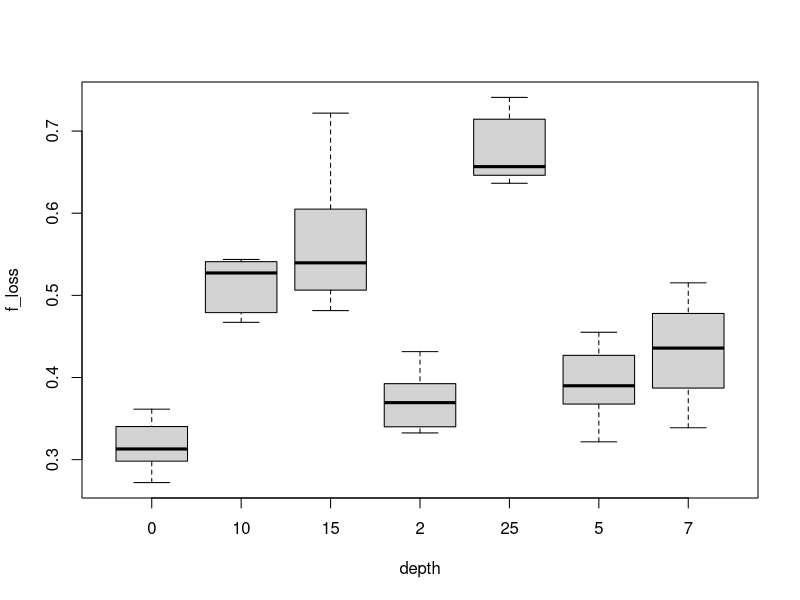

This figure's R source: (Note: this script raises an error after producing the figure.)

set.seed(123)
#simulated decomposition dataset
# fine mass loss
reps<-factor(c(rep(seq(1,8),7)))
d0<-rnorm(8,mean=0.31,sd=0.03)
d2<-rnorm(8,mean=0.36,sd=0.04)
d5<-rnorm(8,mean=0.42,sd=0.05)
d7<-rnorm(8,mean=0.44,sd=0.06)
d10<-rnorm(8,mean=0.49,sd=0.06)
d15<-rnorm(8,mean=0.57,sd=0.07)
d25<-rnorm(8,mean=0.65,sd=0.06)

f_loss<-c(d0,d2,d5,d7,d10,d15,d25)
depth<- rep(c("0","2","5","7","10","15","25"),each=8)
AllFData<-data.frame(reps,f_loss,depth)
#AllFData$id <- 1:nrow(AllFData)

boxplot(f_loss~depth, data = AllFData)
fineaov <- aov(f_loss~depth, data = AllFData)
summary(fineaov)
autoplot(fineaov)               

model.tables(fineaov,"means")
# write sheet

# design has 28 channels, 7 depths [one per channel] and 4 fine, 4 coarse bags per channel
# coarse mass loss

# add in fish to channels and simulate their impact on coarse loss
# Simulate coarse mass loss data
reps <- factor(c(rep(seq(1, 8), 7)))  # Four replicate channels for each depth, repeated 7 times
d0 <- rnorm(8, mean = 0.55, sd = 0.08)
d2 <- rnorm(8, mean = 0.55, sd = 0.07)
d5 <- rnorm(8, mean = 0.57, sd = 0.05)
d7 <- rnorm(8, mean = 0.59, sd = 0.08)
d10 <- rnorm(8, mean = 0.60, sd = 0.1)
d15 <- rnorm(8, mean = 0.62, sd = 0.09)
d25 <- rnorm(8, mean = 0.65, sd = 0.09)

# Create 'fish' variable: 2 replicate depths with fish present and 2 with fish absent
fish_present <- c(rep(1, 4), rep(0, 4))
fish <- rep(fish_present, times = 7)

# Simulate larger values of c_loss where fish are absent
c_loss <- c(d0, d2, d5, d7, d10, d15, d25)
c_loss[fish == 0] <- c_loss[fish == 0] + 0.1  # Add 0.1 to c_loss where fish are absent

# Create the dataframe including 'fish' variable
AllCData <- data.frame(
  reps = reps,
  c_loss = c_loss,
  depth = factor(rep(c("0", "2", "5", "7", "10", "15", "25"), each = 8)),
  fish = factor(fish)
)

# Check the structure of the dataset
str(AllCData)

# Boxplot of coarse mass loss by depth and fish presence
boxplot(c_loss ~ fish, data = AllCData)

# combine the datafiles. Add in the channels.
mass_loss <- cbind(AllFData,AllCData)
#mass_loss <- merge(AllFData,AllCData,by="id")

#randomise the channel order and create new variable

#delete columns we don't need
mass_loss <- mass_loss[,c(-4,-6)]

#ANOVA

fine <- aov(f_loss~depth+fish,data=mass_loss)
summary(fine)
autoplot(fine)

coarse <- aov(c_loss~depth+fish,data=mass_loss)
summary(coarse)
autoplot(coarse)

# write the file

# write datafile
write.csv(mass_loss,"Leaf_bag2024.csv",row.names = FALSE) 
